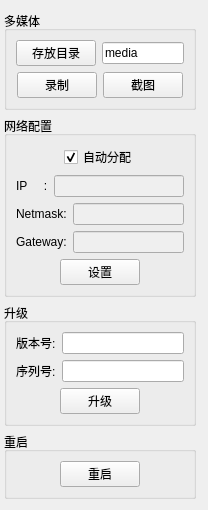
          <widget class="QWidget" name="page_4">
           <property name="geometry">
            <rect>
             <x>0</x>
             <y>0</y>
             <width>208</width>
             <height>473</height>
            </rect>
           </property>
           <property name="autoFillBackground">
            <bool>true</bool>
           </property>
           <attribute name="label">
            <string>其他</string>
           </attribute>
           <layout class="QVBoxLayout" name="verticalLayout_7">
            <property name="leftMargin">
             <number>4</number>
            </property>
            <property name="rightMargin">
             <number>12</number>
            </property>
            <item>
             <widget class="QGroupBox" name="groupBox_27">
              <property name="title">
               <string>多媒体</string>
              </property>
              <layout class="QGridLayout" name="gridLayout_28">
               <item row="0" column="0">
                <widget class="QPushButton" name="pushButton_record_path">
                 <property name="text">
                  <string>存放目录</string>
                 </property>
                </widget>
               </item>
               <item row="0" column="1">
                <widget class="QLineEdit" name="lineEdit_record_path">
                 <property name="text">
                  <string>media</string>
                 </property>
                </widget>
               </item>
               <item row="1" column="0" colspan="2">
                <layout class="QHBoxLayout" name="horizontalLayout_12">
                 <item>
                  <spacer name="horizontalSpacer_25">
                   <property name="orientation">
                    <enum>Qt::Horizontal</enum>
                   </property>
                   <property name="sizeHint" stdset="0">
                    <size>
                     <width>40</width>
                     <height>20</height>
                    </size>
                   </property>
                  </spacer>
                 </item>
                 <item>
                  <widget class="QPushButton" name="pushButton_record">
                   <property name="text">
                    <string>录制</string>
                   </property>
                  </widget>
                 </item>
                 <item>
                  <widget class="QPushButton" name="pushButton_screenshot">
                   <property name="text">
                    <string>截图</string>
                   </property>
                  </widget>
                 </item>
                 <item>
                  <spacer name="horizontalSpacer_26">
                   <property name="orientation">
                    <enum>Qt::Horizontal</enum>
                   </property>
                   <property name="sizeHint" stdset="0">
                    <size>
                     <width>40</width>
                     <height>20</height>
                    </size>
                   </property>
                  </spacer>
                 </item>
                </layout>
               </item>
              </layout>
             </widget>
            </item>
            <item>
             <widget class="QGroupBox" name="groupBox_28">
              <property name="title">
               <string>网络配置</string>
              </property>
              <layout class="QVBoxLayout" name="verticalLayout_8">
               <item>
                <layout class="QHBoxLayout" name="horizontalLayout_13">
                 <item>
                  <spacer name="horizontalSpacer_27">
                   <property name="orientation">
                    <enum>Qt::Horizontal</enum>
                   </property>
                   <property name="sizeHint" stdset="0">
                    <size>
                     <width>40</width>
                     <height>20</height>
                    </size>
                   </property>
                  </spacer>
                 </item>
                 <item>
                  <widget class="QCheckBox" name="checkBox_dhcp">
                   <property name="text">
                    <string>自动分配</string>
                   </property>
                   <property name="checked">
                    <bool>true</bool>
                   </property>
                  </widget>
                 </item>
                 <item>
                  <spacer name="horizontalSpacer_28">
                   <property name="orientation">
                    <enum>Qt::Horizontal</enum>
                   </property>
                   <property name="sizeHint" stdset="0">
                    <size>
                     <width>40</width>
                     <height>20</height>
                    </size>
                   </property>
                  </spacer>
                 </item>
                </layout>
               </item>
               <item>
                <layout class="QHBoxLayout" name="horizontalLayout_14">
                 <item>
                  <widget class="QLabel" name="label_80">
                   <property name="text">
                    <string>IP     :</string>
                   </property>
                  </widget>
                 </item>
                 <item>
                  <widget class="QLineEdit" name="lineEdit_ip">
                   <property name="enabled">
                    <bool>false</bool>
                   </property>
                  </widget>
                 </item>
                </layout>
               </item>
               <item>
                <layout class="QHBoxLayout" name="horizontalLayout_15">
                 <item>
                  <widget class="QLabel" name="label_81">
                   <property name="text">
                    <string>Netmask:</string>
                   </property>
                  </widget>
                 </item>
                 <item>
                  <widget class="QLineEdit" name="lineEdit_netmask">
                   <property name="enabled">
                    <bool>false</bool>
                   </property>
                  </widget>
                 </item>
                </layout>
               </item>
               <item>
                <layout class="QHBoxLayout" name="horizontalLayout_20">
                 <item>
                  <widget class="QLabel" name="label_82">
                   <property name="text">
                    <string>Gateway:</string>
                   </property>
                  </widget>
                 </item>
                 <item>
                  <widget class="QLineEdit" name="lineEdit_gateway">
                   <property name="enabled">
                    <bool>false</bool>
                   </property>
                  </widget>
                 </item>
                </layout>
               </item>
               <item>
                <layout class="QHBoxLayout" name="horizontalLayout_23">
                 <item>
                  <spacer name="horizontalSpacer_29">
                   <property name="orientation">
                    <enum>Qt::Horizontal</enum>
                   </property>
                   <property name="sizeHint" stdset="0">
                    <size>
                     <width>40</width>
                     <height>20</height>
                    </size>
                   </property>
                  </spacer>
                 </item>
                 <item>
                  <widget class="QPushButton" name="pushButton_network">
                   <property name="text">
                    <string>设置</string>
                   </property>
                  </widget>
                 </item>
                 <item>
                  <spacer name="horizontalSpacer_30">
                   <property name="orientation">
                    <enum>Qt::Horizontal</enum>
                   </property>
                   <property name="sizeHint" stdset="0">
                    <size>
                     <width>40</width>
                     <height>20</height>
                    </size>
                   </property>
                  </spacer>
                 </item>
                </layout>
               </item>
              </layout>
             </widget>
            </item>
            <item>
             <widget class="QGroupBox" name="groupBox_29">
              <property name="title">
               <string>升级</string>
              </property>
              <layout class="QVBoxLayout" name="verticalLayout_9">
               <item>
                <layout class="QHBoxLayout" name="horizontalLayout_26">
                 <item>
                  <widget class="QLabel" name="label_83">
                   <property name="text">
                    <string>版本号:</string>
                   </property>
                  </widget>
                 </item>
                 <item>
                  <widget class="QLineEdit" name="lineEdit_version">
                   <property name="readOnly">
                    <bool>false</bool>
                   </property>
                  </widget>
                 </item>
                </layout>
               </item>
               <item>
                <layout class="QHBoxLayout" name="horizontalLayout_27">
                 <item>
                  <widget class="QLabel" name="label_84">
                   <property name="text">
                    <string>序列号:</string>
                   </property>
                  </widget>
                 </item>
                 <item>
                  <widget class="QLineEdit" name="lineEdit_serial_number">
                   <property name="readOnly">
                    <bool>false</bool>
                   </property>
                  </widget>
                 </item>
                </layout>
               </item>
               <item>
                <layout class="QHBoxLayout" name="horizontalLayout_28">
                 <item>
                  <spacer name="horizontalSpacer_31">
                   <property name="orientation">
                    <enum>Qt::Horizontal</enum>
                   </property>
                   <property name="sizeHint" stdset="0">
                    <size>
                     <width>40</width>
                     <height>20</height>
                    </size>
                   </property>
                  </spacer>
                 </item>
                 <item>
                  <widget class="QPushButton" name="pushButton_update">
                   <property name="text">
                    <string>升级</string>
                   </property>
                  </widget>
                 </item>
                 <item>
                  <spacer name="horizontalSpacer_32">
                   <property name="orientation">
                    <enum>Qt::Horizontal</enum>
                   </property>
                   <property name="sizeHint" stdset="0">
                    <size>
                     <width>40</width>
                     <height>20</height>
                    </size>
                   </property>
                  </spacer>
                 </item>
                </layout>
               </item>
              </layout>
             </widget>
            </item>
            <item>
             <widget class="QGroupBox" name="groupBox_30">
              <property name="title">
               <string>重启</string>
              </property>
              <layout class="QHBoxLayout" name="horizontalLayout_29">
               <item>
                <spacer name="horizontalSpacer_33">
                 <property name="orientation">
                  <enum>Qt::Horizontal</enum>
                 </property>
                 <property name="sizeHint" stdset="0">
                  <size>
                   <width>40</width>
                   <height>20</height>
                  </size>
                 </property>
                </spacer>
               </item>
               <item>
                <widget class="QPushButton" name="pushButton_reboot">
                 <property name="text">
                  <string>重启</string>
                 </property>
                </widget>
               </item>
               <item>
                <spacer name="horizontalSpacer_34">
                 <property name="orientation">
                  <enum>Qt::Horizontal</enum>
                 </property>
                 <property name="sizeHint" stdset="0">
                  <size>
                   <width>40</width>
                   <height>20</height>
                  </size>
                 </property>
                </spacer>
               </item>
              </layout>
             </widget>
            </item>
            <item>
             <spacer name="verticalSpacer_2">
              <property name="orientation">
               <enum>Qt::Vertical</enum>
              </property>
              <property name="sizeHint" stdset="0">
               <size>
                <width>20</width>
                <height>403</height>
               </size>
              </property>
             </spacer>
            </item>
           </layout>
          </widget>
